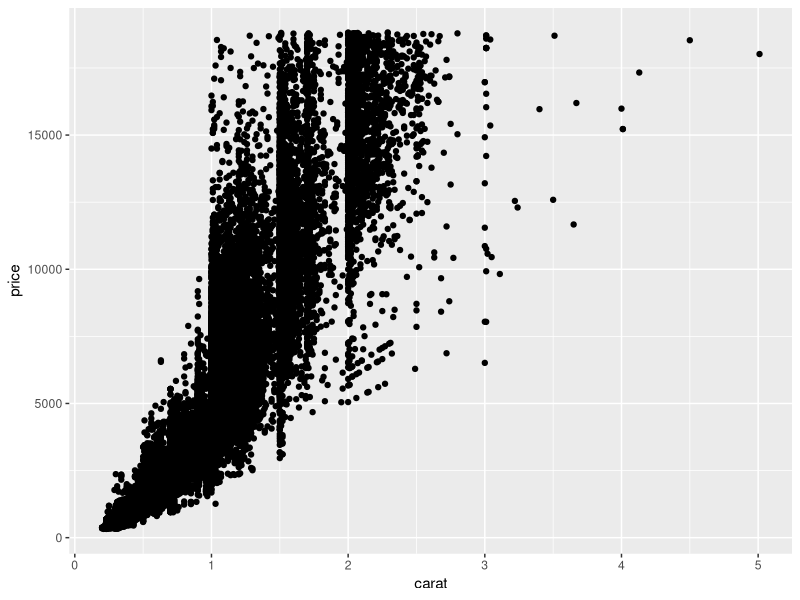
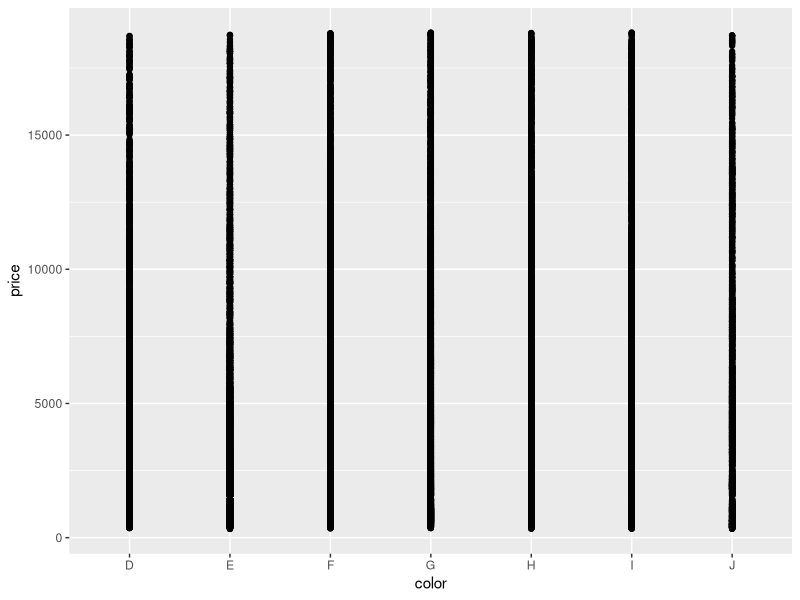
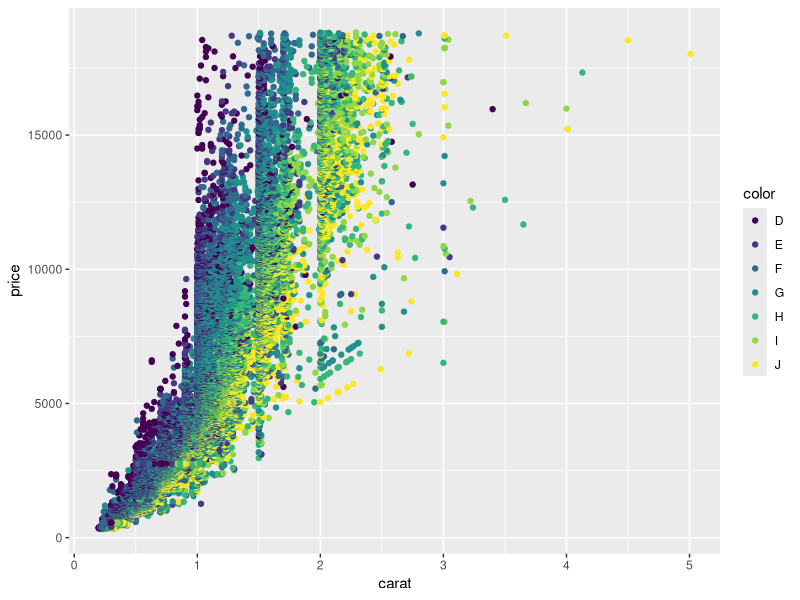
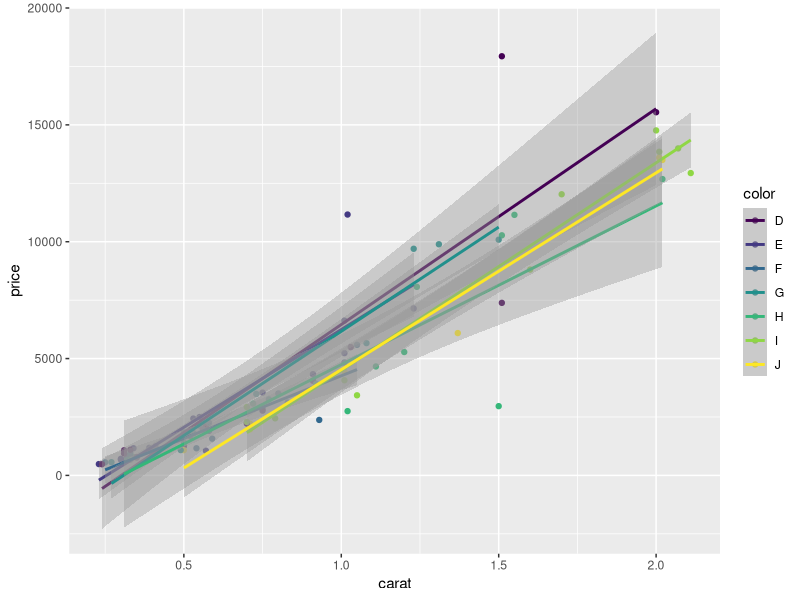
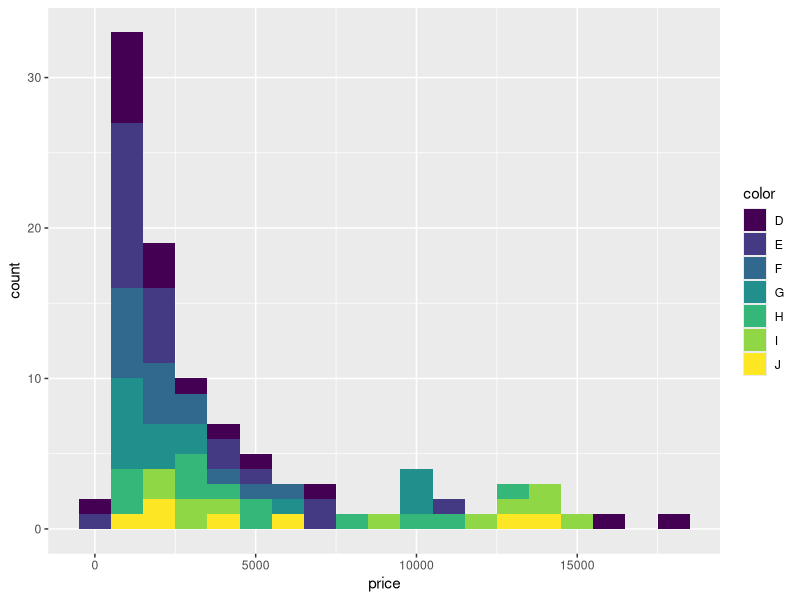

R code for these plots, in order:
## ---- chunk 1
library(tidyverse)
## ---- chunk 2
ggplot(data=diamonds, aes(x=carat, y=price)) +
  geom_point()
## ---- chunk 3
ggplot(data=diamonds, aes(x=color, y=price)) +
  geom_point()
## ---- chunk 4
ggplot(data=diamonds, aes(x=carat, y=price, color=color)) +
  geom_point()
## ---- chunk 5
dsample <- diamonds[sample(nrow(diamonds), 100),]
ggplot(data=dsample, aes(x=carat, y=price, color=color)) +
  geom_point() +
  geom_smooth(method=lm)
## ---- chunk 6
ggplot(data=dsample, aes(price, fill=color))+
  geom_histogram(binwidth=1000)
